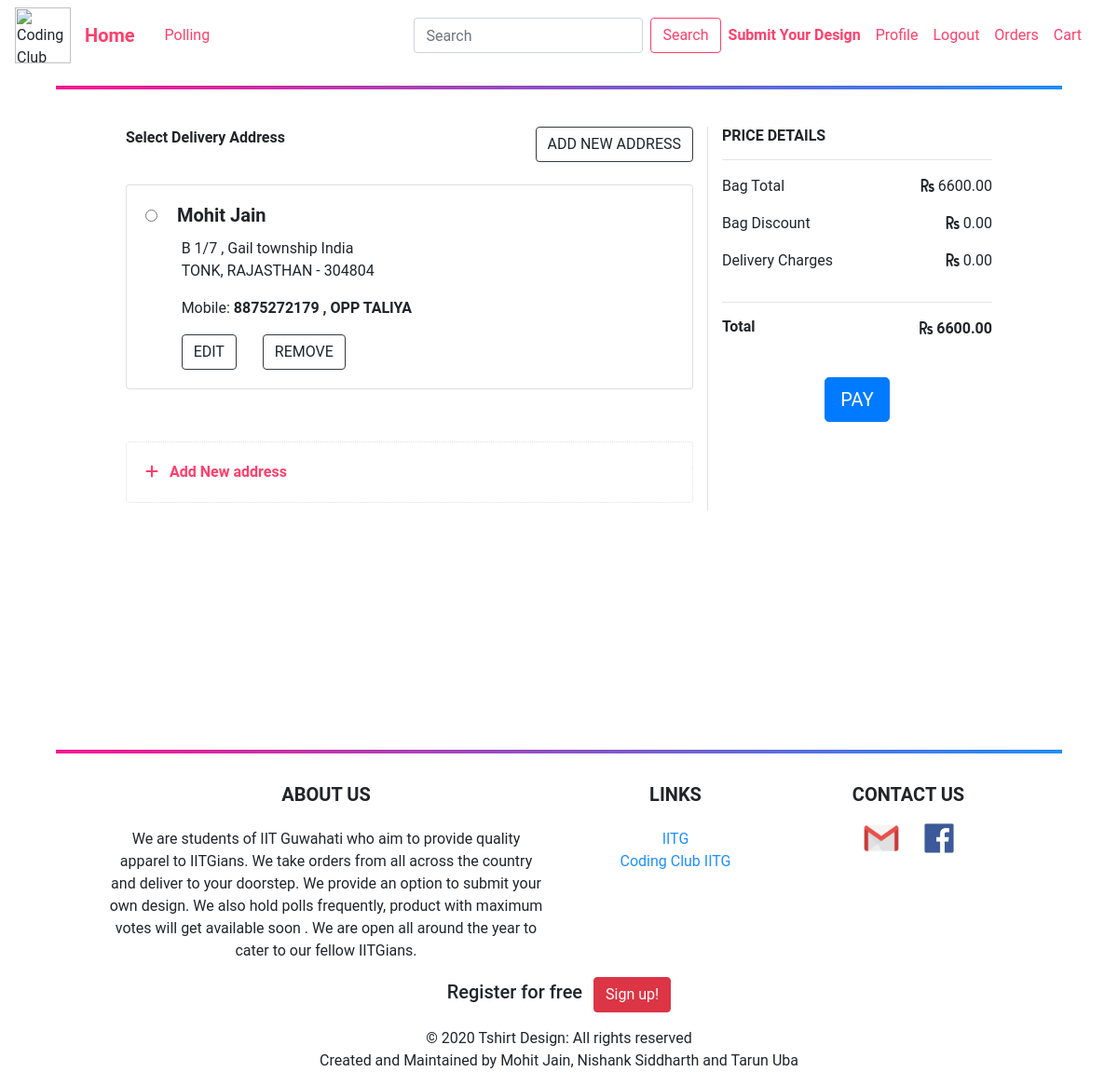
The page /checkout/ (signed in) on the database as committed earlier.
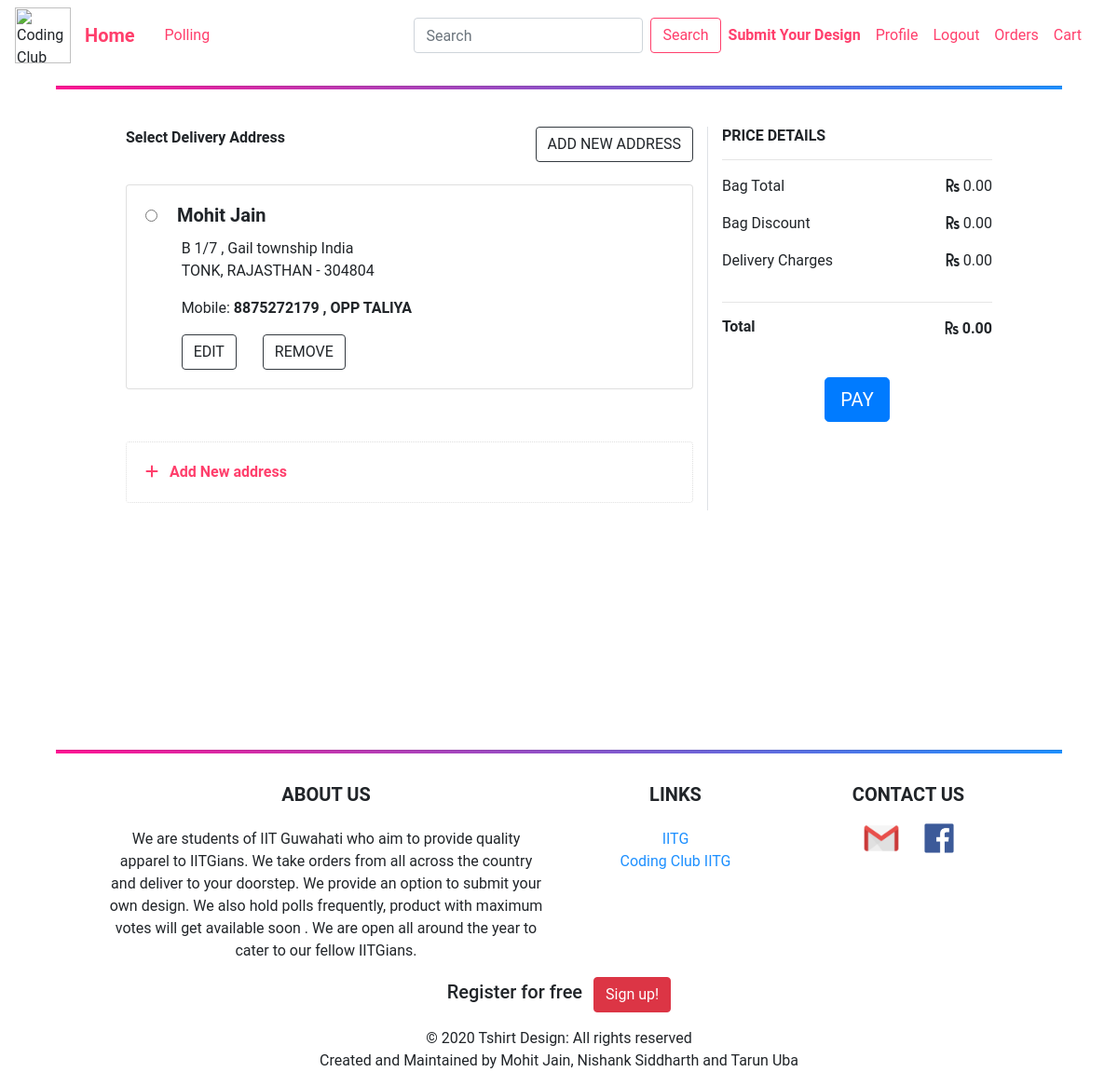
The same page on the database as committed later.
### cart/models.py (models this page shows, shortened)
class Cart(models.Model):
    user = models.ForeignKey(User, on_delete=models.CASCADE, related_name="cart_user")
    total = models.DecimalField(max_digits=10, decimal_places=2, default=0.00)
    timestamp = models.DateTimeField(auto_now_add=True, auto_now=False)
    updated = models.DateTimeField(auto_now=True, auto_now_add=False)
    qty = models.IntegerField(default=1)
    active = models.BooleanField(default=True)

### orders/views.py (the view)
# urls.py: path('checkout/', order_views.checkout, name='checkout'),
@login_required
def checkout(request):
    try:
        cart = Cart.objects.get(user=request.user, active=True)
    except:
        return HttpResponseRedirect(reverse("cart"))
    try:
        new_order = Order.objects.get(cart=cart)
    except Order.DoesNotExist:
        new_order = Order()
        new_order.cart = cart
        new_order.user = request.user
        new_order.order_id = id_generator()
        new_order.save()
    except:
        return HttpResponseRedirect(reverse("cart"))
    new_order.total = float(new_order.shipping_total) + float(cart.total)
    new_order.save()
    if new_order.status == "Finished":
        cart.active = False
        del request.session['items_total']
        return HttpResponseRedirect(reverse("cart"))
    if not request.user.addresses.all():
        return redirect('new_address')
    context = {
        'user': request.user,
        'cart': cart,
    }
    template = "orders/checkout.html"
    return render(request, template, context)

### orders/templates/orders/checkout.html (shortened to what this page needs)
{% extends "blog/base.html" %}
{% load crispy_forms_tags %}
{% block content %}
    <form class="" action="{% url 'checkout' %}" method="post" >
        <br>
        <div class="my-row">
            <div class="col-xl-8 col-lg-9 col-md-8 col-sm-12 mb-5 border-right">
                <div class="row">
                    <div class="col-md-6 col-sm-12 mx-auto text-left-then-middle">
                        <strong>Select Delivery Address</strong>
                    </div>
                    <div class="col-md-6 col-sm-12 mx-auto text-right-then-middle">
                        <a class="text-body  btn btn-rounded border border-dark text-right-then-middle"  href="{% url 'new_address' %}">ADD NEW ADDRESS</a>
                    </div>
                </div>
                <br>
                {% for address in user.addresses.all %}
                    <div class="card mb-2">
                        <div class="card-body">
                            <h5 class="card-title">
                                <input class="mr-3" style="color: #ff3f6c" type="radio" name="address" value="{{ address.id }}">
                                <strong>{{ address.name }}</strong>
                            </h5>
                            <div class="col-sm-11 mx-auto">
                                <p class="card-text mb-0">{{ address.house_no }} , {{ address.area }}
                                    {% if address.landmark %}
                                        {{address.landmark }}
                                    {% endif %}
                                </p>
                                <p class="mt-0"> {{ address.city }}, {{ address.state }} - {{ address.zip }} </p>
                                <p> Mobile: <strong>{{ address.mobile_no }} {% if address.alternate_no %} , {{ address.alternate_no }}{% endif %} </strong></p>
                                <a class=" btn border border-dark mr-4 btn-rounded"  href="{% url 'edit_address' address.id %}">EDIT</a>
                                <a  class=" btn border border-dark btn-rounded" href = "{% url 'remove_address' address.id %}"> REMOVE  </a>
                            </div>
                        </div>
                    </div>
                {% endfor %}
                <br><br>
                <a  class="text-body"  href="{% url 'new_address' %}">
                    <div class="card mb-2" style="border-style: dotted">
                        <div class="card-body" style="color: #ff3f6c">
                            <i class="fa fa-plus mr-2" ></i><strong> Add New address</strong>
                        </div>
                    </div>
                </a>
            </div>
            <div class="col-xl-4 col-lg-3 col-md-4 col-sm-12">
                <h6><strong>PRICE DETAILS</strong></h6>
                <hr>
                <div class="row">
                    <div class="col-sm-12"> <p class="float-left">Bag Total </p> <p class="float-right"><i class="fa fa-rupee-sign"></i> {{ cart.total }}</p></div>
                    <div class="col-sm-12"> <p class="float-left">Bag Discount</p> <p class="float-right"><i class="fa fa-rupee-sign"></i> 0.00</p></div>
                    <div class="col-sm-12"> <p class="float-left">Delivery Charges</p> <p class="float-right"><i class="fa fa-rupee-sign"></i> 0.00</p></div>
                </div>
                <hr>
                <div class="row">
                    <div class="col-sm-12">
                        <h6 class="float-left"><strong>Total</strong></h6>
                        <p class="float-right"><i class="fa fa-rupee-sign"></i><strong> {{ cart.total }}</strong></p>
                    </div>
                </div>
                <br>
                <div class="col-sm-12 mx-auto text-center"><input class="btn  btn-lg btn-primary btn-rounded" type="submit" value="PAY" required></div>
            </div>
        </div>
        <br>
    </form>
{% endblock %}

Rows that differ between the two databases and show on the page:
no longer on this page (row edited): Cart: total "6600.00"
added Cart: total "0.00"
